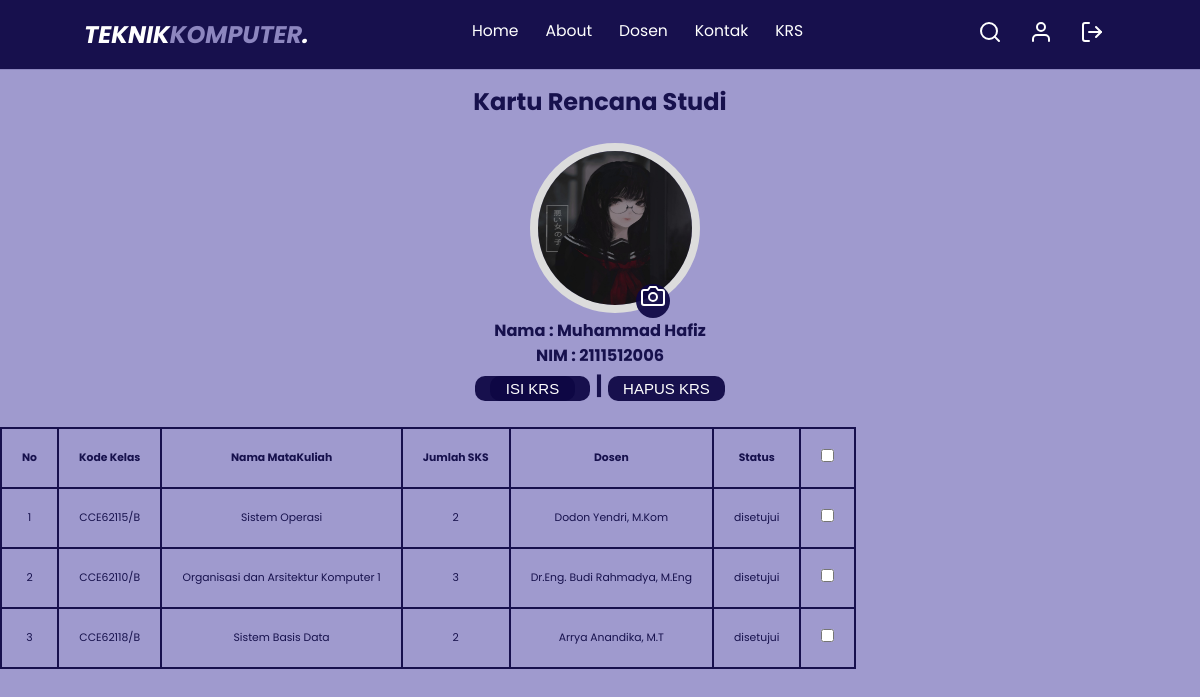
Screenshot of /mahasiswa/krs.php?nim=2111512006 (signed in) with the database file from the repository.
### tables this page shows
CREATE TABLE `mhs` (
  `nim` char(10) NOT NULL,
  `nama` varchar(40) DEFAULT NULL,
  `kelamin` char(1) DEFAULT NULL,
  `password` varchar(255) NOT NULL,
  `user_type` char(5) NOT NULL,
  `id_sms` char(2) NOT NULL,
  `nip` char(18) DEFAULT NULL,
  `nilai_semester_sebelumnya` varchar(4) NOT NULL,
  `gambar` mediumblob NOT NULL
);

CREATE TABLE `dosenkelas` (
  `id_dosenkelas` int(11) NOT NULL,
  `nip` char(18) NOT NULL,
  `kode_kelas` varchar(25) NOT NULL
);

CREATE TABLE `mata_kuliah` (
  `kode_matkul` char(8) NOT NULL,
  `nama_matkul` varchar(255) DEFAULT NULL,
  `sks` char(1) DEFAULT NULL
);

CREATE TABLE `dosen` (
  `nip` char(18) NOT NULL,
  `nama` varchar(35) DEFAULT NULL,
  `kelamin` char(1) DEFAULT NULL
);

CREATE TABLE `status` (
  `id_status` char(1) NOT NULL,
  `setatus` varchar(15) DEFAULT NULL
);

### functions.php (called while the page is built, shortened)
<?php
$server = "localhost";
$username = "root";
$password = "";
$database = "krs";
$conn = mysqli_connect($server,$username,$password,$database);
function query($query) {
    global $conn;
    $result = mysqli_query($conn, $query);
    $rows = [];
    while( $row = mysqli_fetch_assoc(($result))) {
        $rows[] = $row;
    }
    return $rows;
}
?>

### mahasiswa/krs.php (the view, shortened to what this page needs)
<?php
include "../functions.php";
$nim = $_GET["nim"];
$mhs = query("SELECT * FROM mhs WHERE nim = '$nim'")[0];
?>
<!DOCTYPE html>
<html lang="en">
<head>
    <link rel='stylesheet' href='https://cdn.jsdelivr.net/npm/remixicon@3.3.0/fonts/remixicon.css'>
    <link rel='stylesheet' href='https://unpkg.com/css-pro-layout@1.1.0/dist/css/css-pro-layout.css'>
    <link rel="stylesheet" href="../css/style.css">
</head>
<body>
    <nav class="navbar">
        <a href="#" class="navbar-logo">TEKNIK<span>KOMPUTER</span>.</a>
        <div class="navbar-nav">
            <a href="index.php?nim=<?= $nim ?>#">Home</a>
            <a href="index.php?nim=<?= $nim ?>#about">About</a>
            <a href="index.php?nim=<?= $nim ?>#staff">Dosen</a>
            <a href="index.php?nim=<?= $nim ?>#contact">Kontak</a>
            <a href="krs.php?nim=<?= $nim ?>">KRS</a>
        </div>
        <div class="navbar-extra">
            <a href="#" id="search"><i data-feather="search"></i></a>
            <a href="profile.php?nim=<?= $nim ?>" id="shopping-cart"><i data-feather="user"></i></a>
            <a href="../logout.php" id="shopping-cart"><i data-feather="log-out"></i></a>
        </div>
    </nav>
    <div class="layout">
        <div class="container2">
            <h1>Kartu Rencana Studi</h1>
            <div class="upload">
                <img src="../img/<?= $mhs['gambar']; ?>" id="image">
                <div class="rightRound" id="upload">
                    <i data-feather="camera"></i>
                </div>
            </div>
            <h2>Nama : <?= $mhs["nama"]; ?></h2>
            <h2>NIM : <?= $mhs["nim"]; ?></h2>
            <table class="table" cellpadding="5" cellspacing="0">
                <thead>
                    <tr>
                        <th>No</th>
                        <th>Kode Kelas</th>
                        <th>Nama MataKuliah</th>
                        <th>Jumlah SKS</th>
                        <th>Dosen</th>
                        <th>Status</th>
                        <th><input type="checkbox" onchange="selectAll(this)"></th>
                    </tr>
                </thead>
                <tbody>
                    <form action="" method="post" onsubmit="return konfirmasi()">
                        <?php
                                $i = 1;
                                $sqlSelect = "SELECT * FROM mhs, mata_kuliah, kelas, dosenkelas, krs, dosen, status WHERE mhs.nim = $nim AND  dosen.nip = dosenkelas.nip AND kelas.kode_matkul = mata_kuliah.kode_matkul AND kelas.kode_kelas = dosenkelas.kode_kelas AND krs.id_dosenkelas = dosenkelas.id_dosenkelas AND status.id_status = krs.id_status AND krs.id_dosenkelas = dosenkelas.id_dosenkelas";
                                $result = mysqli_query($conn,$sqlSelect);
                                while($data = mysqli_fetch_array($result)){
                                ?>
                        <tr>
                            <td><?= $i; ?></td>
                            <td><?= $data["kode_kelas"]; ?></td>
                            <td><?= $data["nama_matkul"]; ?></td>
                            <td><?= $data["sks"]; ?></td>
                            <td><?= $data["nama"]; ?></td>
                            <td><?= $data["setatus"]; ?></td>
                            <td><input type="checkbox" class="siswa" name="id_dosenkelas[]"
                                    value="<?= $data['id_dosenkelas'];?>"></td>
                            <?php $i++; ?>
                            <?php } ?>
                            <div>
                                <h1>
                                    <button><a href="tambah-krs.php?nim=<?= $nim ?>" class=""> ISI KRS</a></button> |
                                    <button href="hapus-krs.php?nim=<?= $nim ?>" name="delete" class="">
                                        HAPUS KRS</button>
                                </h1>
                            </div>
                        </tr>
                    </form>
                </tbody>
            </table>
        </div>
    </div>
    <br />
</body>
</html>

### css/style.css (style rules this page uses)
:root { --primary: #0d0744ee; --sec: #9791caea; --bg: #010101; }
* { margin: 0; padding: 0; box-sizing: border-box; outline: none; border: none; text-decoration: none; }
html { scroll-behavior: smooth; }
body { font-family: "Poppins", sans-serif; background-color: var(--bg); color: #fff; }
.navbar { display: flex; justify-content: space-between; align-items: center; padding: 1.4rem 7%; background-color: var(--primary); border-bottom: 1px solid var(--sec); position: fixed; top: 0; left: 0; right: 0; z-index: 9999; }
.navbar .navbar-logo { font-size: 2rem; font-weight: 700; color: #fff; font-style: italic; }
.navbar .navbar-logo span { color: var(--sec); }
.navbar .navbar-nav a { color: #fff; display: inline-block; font-size: 1.3rem; margin: 0 1rem; }
.navbar .navbar-nav a::after { content: ""; display: block; padding-bottom: 0.5rem; border-bottom: 0.1rem solid var(--sec); transform: scaleX(0); transition: 0.2s linear; }
.navbar .navbar-extra a { color: #fff; margin: 0 0.5rem; padding: 0.5rem; }
table td, table th { vertical-align: middle; text-align: right; padding: 20px !important; }
.upload { width: 140px; position: relative; margin: auto; text-align: center; }
.upload img { border-radius: 50%; border: 8px solid #dcdcdc; width: 170px; height: 170px; }
.upload .rightRound { position: absolute; bottom: 0; right: 0; background: var(--primary); width: 34px; height: 34px; line-height: 33px; text-align: center; border-radius: 50%; overflow: hidden; cursor: pointer; }
@media (max-width: 1366px) { html { font-size: 75%; } }

### mahasiswa/krs.php (style rules this page uses)
body { margin: 0; height: 100vh; font-family: "Poppins", sans-serif; background-color: var(--sec); font-size: 0.9rem; }
.container2 { margin-left: auto; margin-right: auto; padding-top: 7rem; }
.container2 h1 { margin-bottom: 2rem; }
.container2 h2 { text-align: center; color: var(--primary); }
.container2 a, .container2 button { background-color: var(--primary); border-radius: 10px; padding-left: 1.3rem; padding-right: 1.3rem; padding-top: 0.3rem; padding-bottom: 0.3rem; font-size: 15px; }
.container2 h1 { text-align: center; font-size: 2rem; color: var(--primary); }
.container2 a, .container2 button { color: #fff; }
table td, table th { vertical-align: middle; text-align: center; padding: 20px !important; border: 1px solid var(--primary); }
table { border: 1px solid var(--primary); }
td, th { color: var(--primary); }

### rows the page displays
mhs: gambar (picture), nama "Muhammad Hafiz", nim "2111512006", dosenkelas.kode_kelas "CCE62115/B", mata_kuliah.nama_matkul "Sistem Operasi", mata_kuliah.sks "2", dosen.nama "Dodon Yendri, M.Kom", status.setatus "disetujui", dosenkelas.kode_kelas "CCE62110/B", mata_kuliah.nama_matkul "Organisasi dan Arsitektur Komputer 1", mata_kuliah.sks "3", dosen.nama "Dr.Eng. Budi Rahmadya, M.Eng", dosenkelas.kode_kelas "CCE62118/B", mata_kuliah.nama_matkul "Sistem Basis Data", dosen.nama "Arrya Anandika, M.T"
